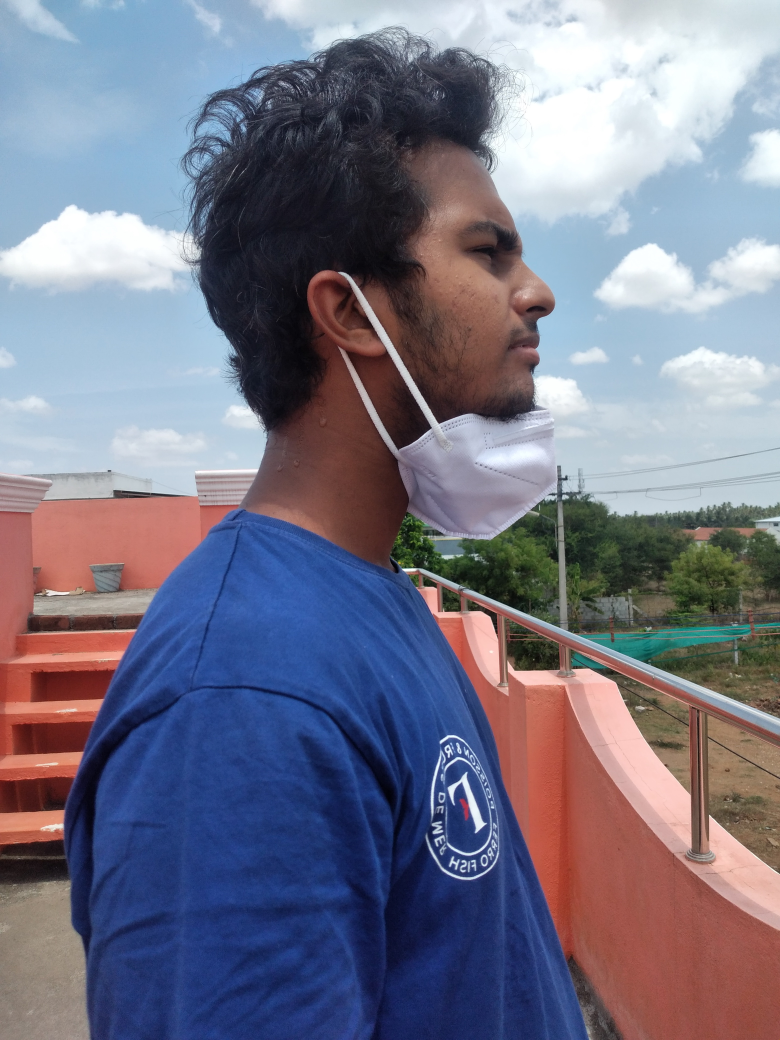
#> input picture CUSTOM DATASET/JPG/jpg_incorrect (102).jpg, 3120 x 4160 px, given in place of predictions.jpg, which was not available (shown at 1/4 size)
$ jupyter execute --allow-errors YOLOv4_tiny_Darknet.ipynb   (shell and % lines are left out)   (text cells are left out)
#> lines starting #> are read from the running program, lines starting #| are printed output that depends on the picture
[cell 1]
# CUDA: Let's check that Nvidia CUDA drivers are already pre-installed and which version is it.
# We need to install the correct cuDNN according to this output

[cell 2]
#take a look at the kind of GPU we have

[cell 3]
# This cell ensures you have the correct architecture for your respective GPU
# If you command is not found, look through these GPUs, find the respective
# GPU and add them to the archTypes dictionary

# Tesla V100
# ARCH= -gencode arch=compute_70,code=[sm_70,compute_70]

# Tesla K80
# ARCH= -gencode arch=compute_37,code=sm_37

# GeForce RTX 2080 Ti, RTX 2080, RTX 2070, Quadro RTX 8000, Quadro RTX 6000, Quadro RTX 5000, Tesla T4, XNOR Tensor Cores
# ARCH= -gencode arch=compute_75,code=[sm_75,compute_75]

# Jetson XAVIER
# ARCH= -gencode arch=compute_72,code=[sm_72,compute_72]

# GTX 1080, GTX 1070, GTX 1060, GTX 1050, GTX 1030, Titan Xp, Tesla P40, Tesla P4
# ARCH= -gencode arch=compute_61,code=sm_61

# GP100/Tesla P100 - DGX-1
# ARCH= -gencode arch=compute_60,code=sm_60

# For Jetson TX1, Tegra X1, DRIVE CX, DRIVE PX - uncomment:
# ARCH= -gencode arch=compute_53,code=[sm_53,compute_53]

# For Jetson Tx2 or Drive-PX2 uncomment:
# ARCH= -gencode arch=compute_62,code=[sm_62,compute_62]
import os
os.environ['GPU_TYPE'] = str(os.popen('nvidia-smi --query-gpu=name --format=csv,noheader').read())

def getGPUArch(argument):
  try:
    argument = argument.strip()
    # All Colab GPUs
    archTypes = {
        "Tesla V100-SXM2-16GB": "-gencode arch=compute_70,code=[sm_70,compute_70]",
        "Tesla K80": "-gencode arch=compute_37,code=sm_37",
        "Tesla T4": "-gencode arch=compute_75,code=[sm_75,compute_75]",
        "Tesla P40": "-gencode arch=compute_61,code=sm_61",
        "Tesla P4": "-gencode arch=compute_61,code=sm_61",
        "Tesla P100-PCIE-16GB": "-gencode arch=compute_60,code=sm_60"

      }
    return archTypes[argument]
  except KeyError:
    return "GPU must be added to GPU Commands"
os.environ['ARCH_VALUE'] = getGPUArch(os.environ['GPU_TYPE'])

print("GPU Type: " + os.environ['GPU_TYPE'])
print("ARCH Value: " + os.environ['ARCH_VALUE'])

[cell 4]
%cd /content/

[cell 5]
#we clone the fork of darknet maintained by roboflow
#small changes have been made to configure darknet for training

[cell 6]
#install environment from the Makefile
%cd /content/darknet/
# compute_37, sm_37 for Tesla K80
# compute_75, sm_75 for Tesla T4
# !sed -i 's/ARCH= -gencode arch=compute_60,code=sm_60/ARCH= -gencode arch=compute_75,code=sm_75/g' Makefile

#install environment from the Makefile
#note if you are on Colab Pro this works on a P100 GPU
#if you are on Colab free, you may need to change the Makefile for the K80 GPU
#this goes for any GPU, you need to change the Makefile to inform darknet which GPU you are running on.

[cell 7]
#download the newly released yolov4-tiny weights
%cd /content/darknet

[cell 8]
#if you already have YOLO darknet format, you can skip this step
#otherwise we recommend formatting in Roboflow
%cd /content/darknet

[cell 9]
#Set up training file directories for custom dataset
%cd /content/darknet/
#copy image and labels


with open('data/obj.data', 'w') as out:
  out.write('classes = 3\n')
  out.write('train = data/train.txt\n')
  out.write('valid = data/valid.txt\n')
  out.write('names = data/obj.names\n')
  out.write('backup = backup/')

#write train file (just the image list)
import os

with open('data/train.txt', 'w') as out:
  for img in [f for f in os.listdir('train') if f.endswith('jpg')]:
    out.write('data/obj/' + img + '\n')

#write the valid file (just the image list)
import os

with open('data/valid.txt', 'w') as out:
  for img in [f for f in os.listdir('valid') if f.endswith('jpg')]:
    out.write('data/obj/' + img + '\n')

[cell 10]
#we build config dynamically based on number of classes
#we build iteratively from base config files. This is the same file shape as cfg/yolo-obj.cfg
def file_len(fname):
  with open(fname) as f:
    for i, l in enumerate(f):
      pass
  return i + 1

#> (the rest of this cell did not finish here and is left out)

[cell 11]
#here is the file that was just written.
#you may consider adjusting certain things

#like the number of subdivisions 64 runs faster but Colab GPU may not be big enough
#if Colab GPU memory is too small, you will need to adjust subdivisions to 16

[cell 12]
#If you get CUDA out of memory adjust subdivisions above!
#adjust max batches down for shorter training above

[cell 13]
#define utility function
def imShow(path):
#> called with path = '/content/darknet/predictions.jpg'
  import cv2
  import matplotlib.pyplot as plt
  %matplotlib inline

  image = cv2.imread(path)
#> image is the input picture: shape (4160, 3120, 3); mean B, G, R 136.5, 118.6, 119.1
  height, width = image.shape[:2]
#> height = 4160; width = 3120
  resized_image = cv2.resize(image,(3*width, 3*height), interpolation = cv2.INTER_CUBIC)

  fig = plt.gcf()
  fig.set_size_inches(18, 10)
  plt.axis("off")
  #plt.rcParams['figure.figsize'] = [10, 5]
  plt.imshow(cv2.cvtColor(resized_image, cv2.COLOR_BGR2RGB))
  plt.show()
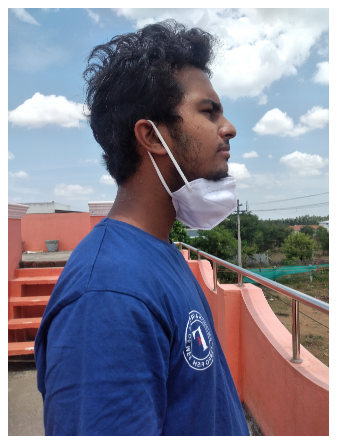
#> figure drawn by matplotlib, 1 panel


$ run again, on CUSTOM DATASET/JPG/jpg_incorrect (106).jpg
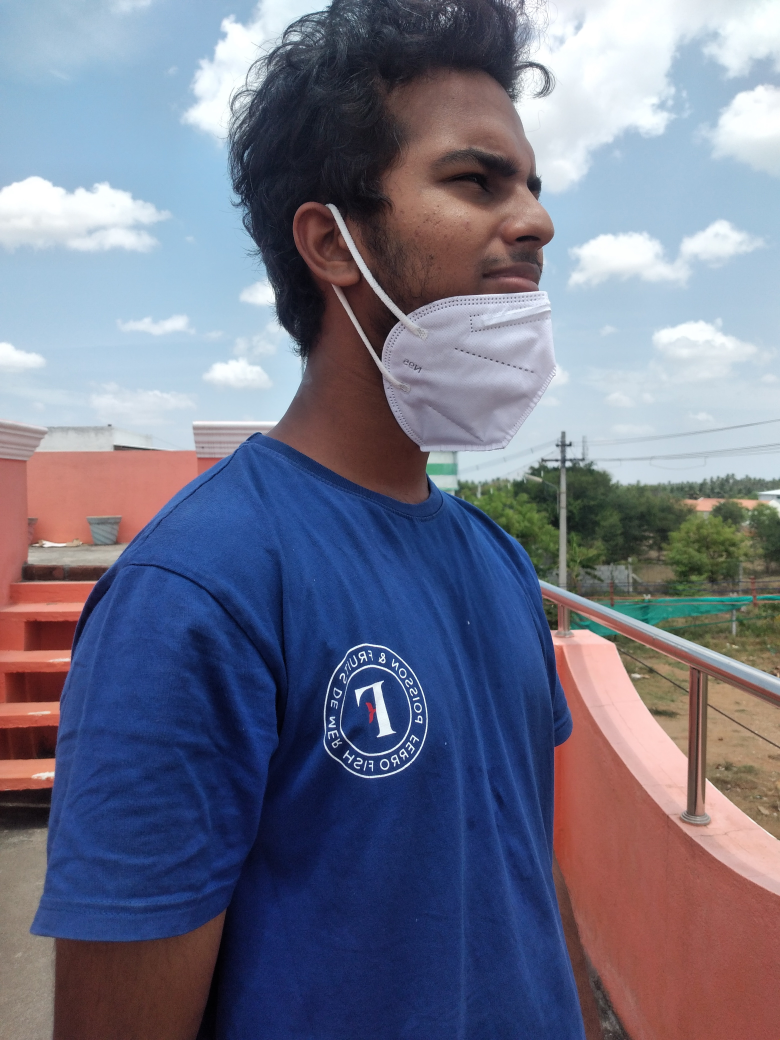
#> input picture CUSTOM DATASET/JPG/jpg_incorrect (106).jpg, 3120 x 4160 px, given in place of predictions.jpg, which was not available (shown at 1/4 size)
#> in imShow, image is the input picture: shape (4160, 3120, 3); mean B, G, R 135.8, 116, 113.7
#> in imShow, `plt.show()`:
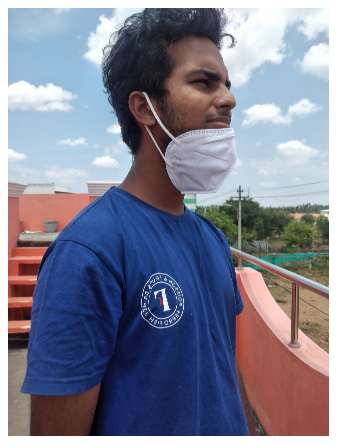
#> figure drawn by matplotlib, 1 panel

$ run again, on CUSTOM DATASET/JPG/jpg_incorrect (110).jpg
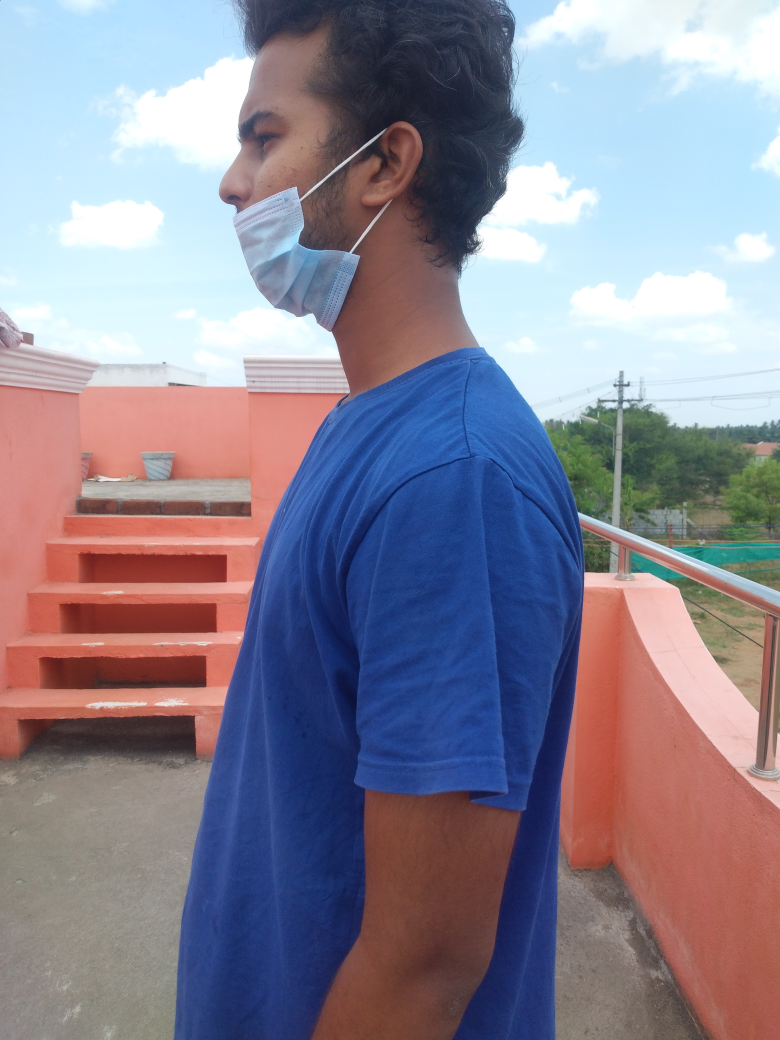
#> input picture CUSTOM DATASET/JPG/jpg_incorrect (110).jpg, 3120 x 4160 px, given in place of predictions.jpg, which was not available (shown at 1/4 size)
#> in imShow, image is the input picture: shape (4160, 3120, 3); mean B, G, R 148, 132.8, 138.2
#> in imShow, `plt.show()`:
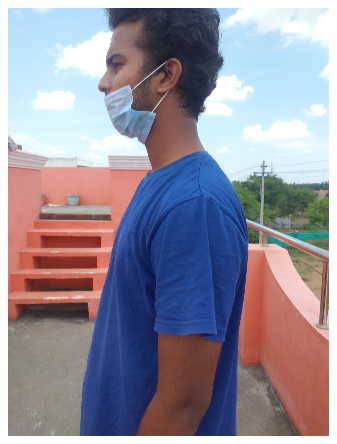
#> figure drawn by matplotlib, 1 panel

$ run again, on CUSTOM DATASET/JPG/jpg_incorrect (112).jpg
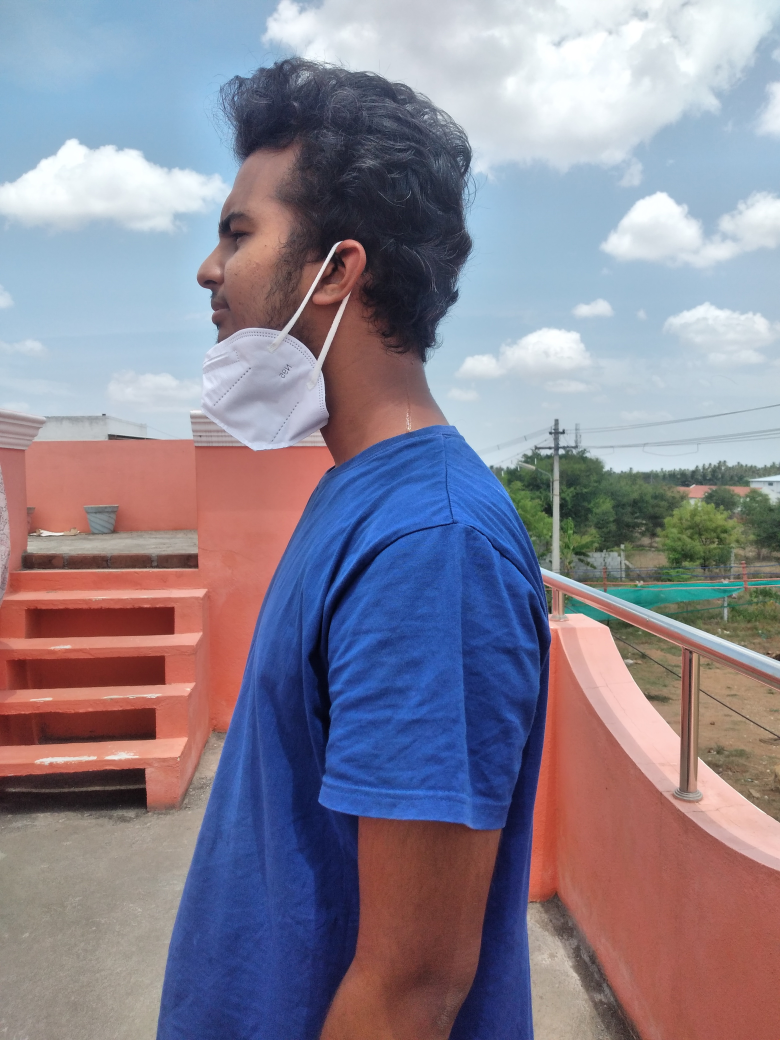
#> input picture CUSTOM DATASET/JPG/jpg_incorrect (112).jpg, 3120 x 4160 px, given in place of predictions.jpg, which was not available (shown at 1/4 size)
#> in imShow, image is the input picture: shape (4160, 3120, 3); mean B, G, R 146.9, 132.2, 138.1
#> in imShow, `plt.show()`:
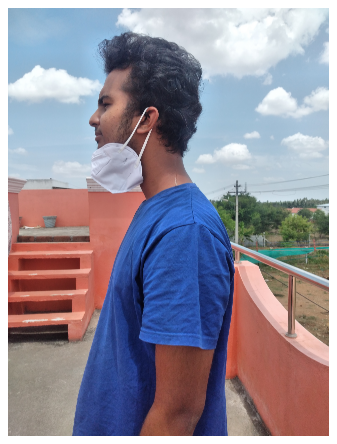
#> figure drawn by matplotlib, 1 panel
